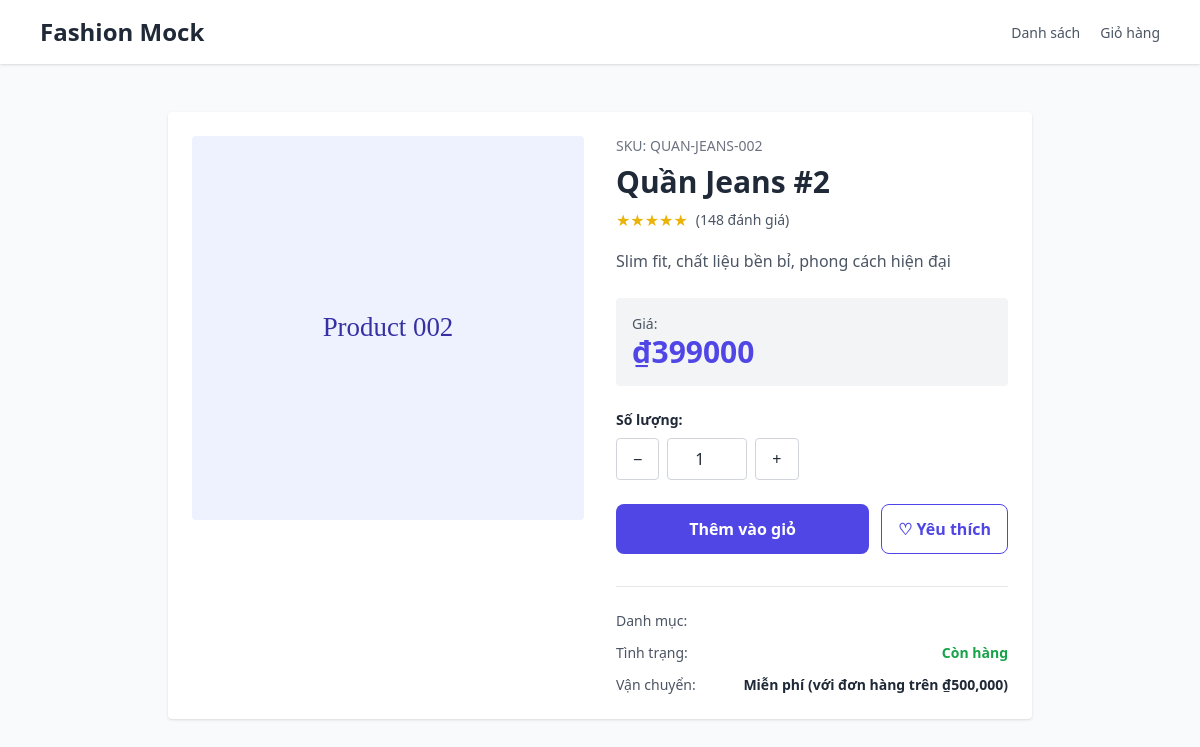
Screenshot of /product/2/ with the database file from the repository.
### products/models.py (models this page shows, shortened)
class Product(models.Model):
    sku = models.CharField(max_length=50, blank=True)
    title = models.CharField(max_length=200)
    description = models.TextField(blank=True)
    price = models.IntegerField(default=0)
    image = models.CharField(max_length=500, blank=True)
    category = models.ForeignKey(Category, on_delete=models.SET_NULL, null=True, blank=True)
    created_at = models.DateTimeField(auto_now_add=True)

### shop/views.py (the view)
# urls.py: path('product/<int:product_id>/', views.product_detail_page, name='shop-product-detail'),
def product_detail_page(request, product_id):
    product = get_object_or_404(Product, id=product_id)
    categories = Category.objects.all()
    context = {
        'product': product,
        'categories': categories,
    }
    return render(request, 'product-detail.html', context)

### templates/product-detail.html (shortened to what this page needs)
{% load static %}
<!doctype html>
<html lang="vi">
<head>
  <script src="https://cdn.tailwindcss.com"></script>
</head>
<body class="bg-gray-50 text-gray-800">
  <header class="bg-white shadow">
    <div class="max-w-6xl mx-auto px-4 py-4 flex justify-between items-center">
      <a href="{% url 'shop-index' %}" class="text-2xl font-bold">Fashion Mock</a>
      <nav class="space-x-4">
        <a href="{% url 'shop-products' %}" class="text-sm text-gray-600 hover:text-gray-900">Danh sách</a>
        <a href="{% url 'shop-cart' %}" class="text-sm text-gray-600 hover:text-gray-900">Giỏ hàng</a>
      </nav>
    </div>
  </header>
  <main class="max-w-4xl mx-auto px-4 py-12">
    <div class="grid grid-cols-1 md:grid-cols-2 gap-8 bg-white p-6 rounded shadow">
      <div>
        <img id="pd-image" src="{{ product.image }}" alt="{{ product.title }}" class="w-full h-96 object-cover rounded" />
      </div>
      <div>
        <div class="mb-2 text-sm text-gray-500">SKU: {{ product.sku }}</div>
        <h1 id="pd-title" class="text-3xl font-bold">{{ product.title }}</h1>
        <div class="flex items-center mt-2 gap-2">
          <span class="text-yellow-500">★★★★★</span>
          <span class="text-sm text-gray-600">(148 đánh giá)</span>
        </div>
        <p id="pd-desc" class="text-gray-600 mt-4 leading-relaxed">{{ product.description }}</p>
        <div class="mt-6 p-4 bg-gray-100 rounded">
          <div class="text-sm text-gray-600">Giá:</div>
          <div class="text-3xl font-extrabold text-indigo-600">₫{{ product.price|floatformat:0 }}</div>
        </div>
        <div class="mt-6">
          <label class="block text-sm font-semibold mb-2">Số lượng:</label>
          <div class="flex items-center gap-2">
            <button class="px-4 py-2 border border-gray-300 rounded hover:bg-gray-100" onclick="decreaseQty()">−</button>
            <input id="pd-qty" type="number" value="1" min="1" max="99" class="w-20 p-2 text-center border border-gray-300 rounded" />
            <button class="px-4 py-2 border border-gray-300 rounded hover:bg-gray-100" onclick="increaseQty()">+</button>
          </div>
        </div>
        <div class="mt-6 flex gap-3">
          <button id="addToCartBtn" class="flex-1 px-4 py-3 bg-indigo-600 text-white rounded-lg font-semibold hover:bg-indigo-700 transition">Thêm vào giỏ</button>
          <button class="px-4 py-3 border border-indigo-600 text-indigo-600 rounded-lg font-semibold hover:bg-indigo-50 transition">♡ Yêu thích</button>
        </div>
        <div class="mt-8 pt-6 border-t space-y-3 text-sm">
          <div class="flex justify-between">
            <span class="text-gray-600">Danh mục:</span>
          </div>
          <div class="flex justify-between">
            <span class="text-gray-600">Tình trạng:</span>
            <span class="font-semibold text-green-600">Còn hàng</span>
          </div>
          <div class="flex justify-between">
            <span class="text-gray-600">Vận chuyển:</span>
            <span class="font-semibold">Miễn phí (với đơn hàng trên ₫500,000)</span>
          </div>
        </div>
      </div>
    </div>
  </main>
</body>
</html>

### rows the page displays
Product: image (picture), sku "QUAN-JEANS-002", title "Quần Jeans #2", description "Slim fit, chất liệu bền bỉ, phong cách hiện đại", price "399000"
